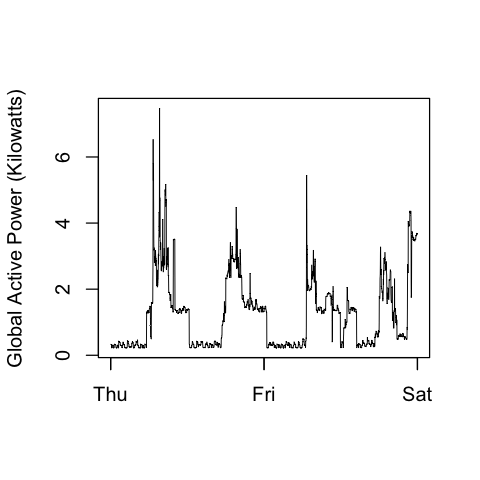

Write the R code that produced this figure.
# Making Plots: Line Graph

# Our overall goal here is simply to examine how household
# energy usage varies over a 2-day period in February, 2007. 
# Your task is to reconstruct the following plots below, all 
# of which were constructed using the base plotting system.

# The following code creates a line graph of the Global Active 
# Power output by day over the 2-day period
plot2 <- function(HP_PLOTS, YData, yaxis) {
head(HP_PLOTS)
x <- HP_PLOTS$DateTime
y <- YData
xrange <- range(x)
yrange <- range(y)

plot(xrange,yrange, xlab ="", 
     ylab= yaxis,#"Global Active Power (kilowatts)",
     pch = NA_integer_)
lines(x,y,lwd=.75)
}
